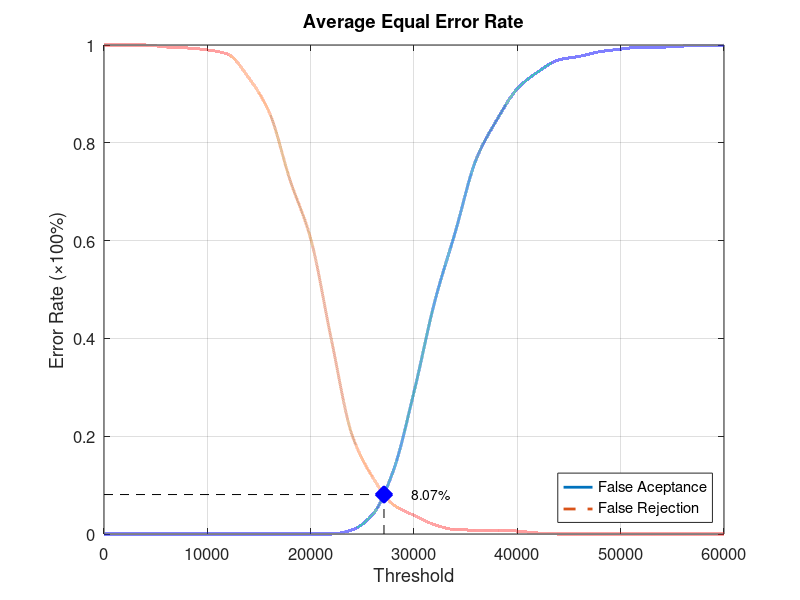
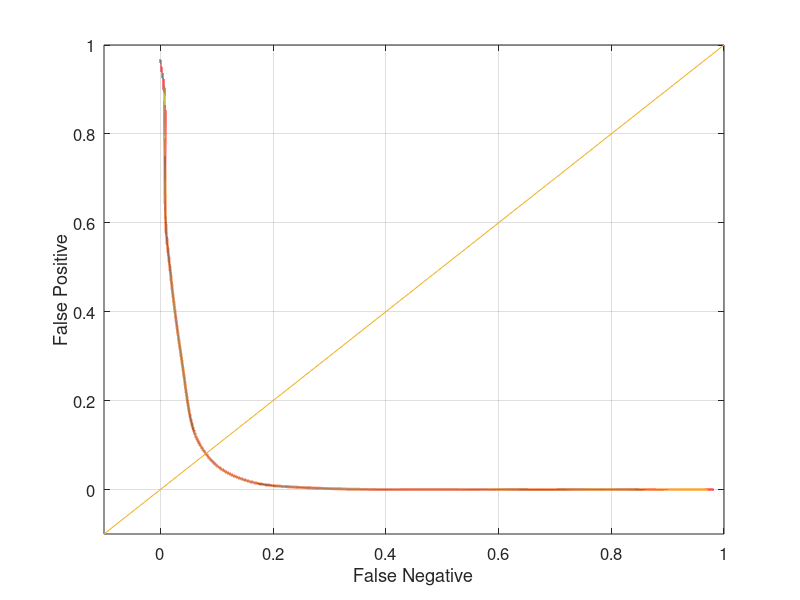

Write MATLAB code to recreate these figures, in order.
function yEER = Database2Average
close all;
clear;
clc;
x = 0:2000:60000;
xq = 0:0.5:60000;

y0 = [0 0 0 0 0 0 0 0 0 0 0 0 0.00842105 0.04 0.129474 0.290526 0.474737 0.617895 0.765263 0.846316 0.910526 0.945263 0.969474 0.976842 0.986316 0.991579 0.995789 0.995789 0.997895 0.998947 1];
yy0 = interp1(x, y0, xq, 'pchip');
y1 = [1 1 1 0.996 0.994 0.99 0.981 0.933 0.862 0.724 0.604 0.398 0.203 0.116 0.06 0.038 0.019 0.009 0.008 0.008 0.006 0.002 0 0 0 0 0 0 0 0 0];
yy1 = interp1(x, y1, xq, 'pchip');

% Calculating EER: 
y2 = abs(y0 - y1);
find(y2 == min(y2))
yy2 = abs(yy0 - yy1);
xEER = find(yy2 == min(yy2));
xEERIndex = xq(xEER) % X-axis EER
yEER = yy0(xEER) % Y-axis EER

main = figure
plot(xq, yy0,'-','LineWidth', 2);	hold on
plot(xq, yy1,'--','LineWidth', 2);	hold on
plot([xEERIndex xEERIndex], [0 yEER], 'k--');	hold on
plot([0 xEERIndex], [yEER yEER], 'k--');	hold on
plot(xEERIndex, yEER, 'bx', 'LineWidth', 10);	hold on
text(xEERIndex + 10 * xEERIndex / 100, yEER, [num2str(round((10000 * yEER)) / 100) '%'])
legend('False Aceptance', 'False Rejection', 'Location', 'SouthEast')
xlabel('Threshold')
ylabel('Error Rate (\times100%)')
title('Average Equal Error Rate')
set(gca, 'FontSize', 12)
axis([0 60000 0 1])
grid on

print(main, 'Database2AverageMain', '-dpng');
FNRxFPR = figure('Color', [1 1 1]);
plot(yy1, yy0, '-', yy1, yy0, 'LineWidth', 2);
hold on
y = -0.1:0.1:1
plot(y, y); 
set(gca, 'FontSize', 12)
xlabel('False Negative')
ylabel('False Positive')
axis([-0.1 1 -0.1 1])
set(gca, 'FontSize', 12)
grid on

print(FNRxFPR, 'Database2AverageFNRxFPR','-dpng');
end
